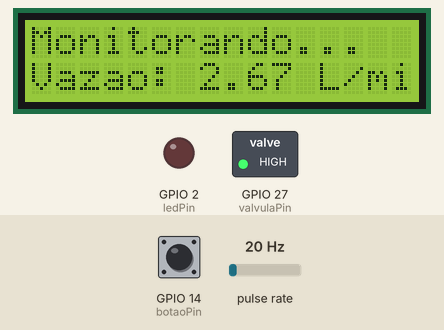
This sketch was run on a simulated ESP32. Parts: 16×2 character LCD, switched loads named in the sketch (green lamp = pin HIGH), output pins drawn as LEDs (lit = HIGH). Wiring (inferred from the names in the program): pulse sensor: data GPIO 18. The inputs (shaded band) are chosen by the test bench; at power-on: GPIO 14 (botaoPin) HIGH, pulse rate 20 Hz. WiFi joins after 1.5 s; servers stay silent unless stated; no MQTT or app messages arrive unless stated; what the sketch prints to the serial monitor is not drawn.

Above: at 2.7 s.
2.8 s: GPIO 14 (botaoPin) pulled LOW for 0.15 s
At 2.87 s:
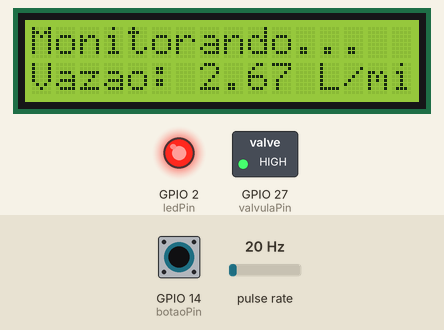
4.4 s: pulse rate (sensor on GPIO 18) set to 4 Hz
At 6.0 s:
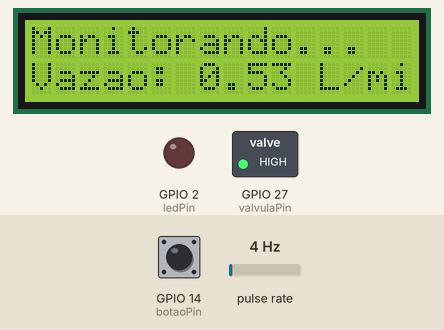
7.1 s: GPIO 14 (botaoPin) pulled LOW for 1 s
At 9.4 s:
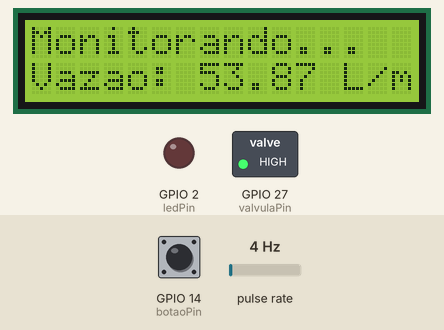
9.6 s: pulse rate (sensor on GPIO 18) set to 50 Hz
At 11.0 s:
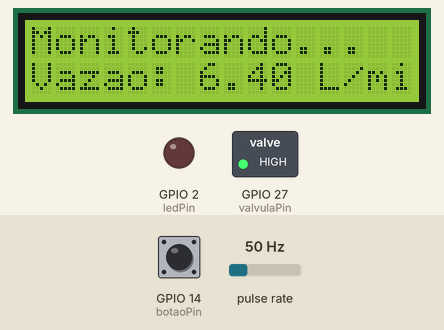
12.6 s: pulse rate (sensor on GPIO 18) set to 100 Hz
At 14.6 s:
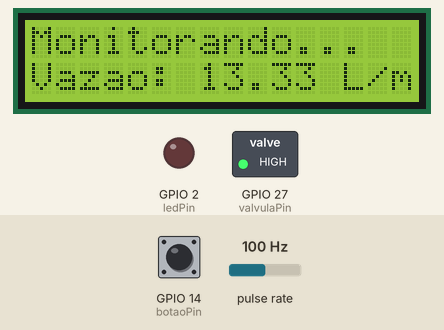
Timing chart, 0 to 16.1 s (numbered marks = the images above; inputs shaded):
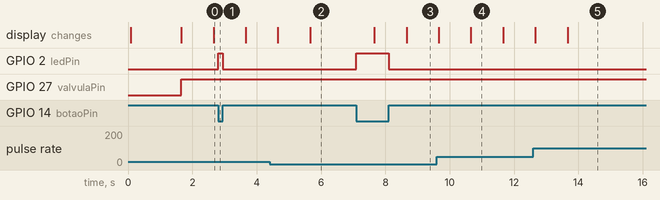

The sketch:

sketch.ino
```cpp
#include <Wire.h>
#include <LiquidCrystal_I2C.h>
#include <WiFi.h>
#include <PubSubClient.h>

// --- PINOS ---
const int sensorPin = 18;
const int valvulaPin = 27;
const int botaoPin = 14; // Pino do botão
const int ledPin = 2;    // LED vai piscar quando botão pressionado

// --- WIFI ---
const char* ssid = "Wokwi-GUEST"; // ou sua rede real
const char* password = "";

// --- MQTT (ThingsBoard) ---
const char* mqtt_server = "mqtt.thingsboard.cloud";
const int mqtt_port = 1883;
const char* access_token = "MEg73gMMl4xkry9nc52N"; // Cole aqui o token do dispositivo

WiFiClient espClient;
PubSubClient client(espClient);

// --- VARIÁVEIS ---
volatile int pulsos = 0;
LiquidCrystal_I2C lcd(0x27, 16, 2);

// --- FUNÇÃO DE INTERRUPÇÃO ---
void IRAM_ATTR contarPulso() {
  pulsos++;
}

// --- WIFI ---
void setupWiFi() {
  delay(10);
  Serial.println();
  Serial.print("Conectando-se ao Wi-Fi: ");
  Serial.println(ssid);

  WiFi.begin(ssid, password);
  while (WiFi.status() != WL_CONNECTED) {
    delay(500);
    Serial.print(".");
  }

  Serial.println("\nConectado ao Wi-Fi");
}

// --- MQTT ---
void reconnect() {
  while (!client.connected()) {
    Serial.print("Conectando ao ThingsBoard...");
    if (client.connect("ESP32Client", access_token, NULL)) {
      Serial.println("conectado!");
    } else {
      Serial.print("falhou. rc=");
      Serial.print(client.state());
      Serial.println(" tentando novamente em 5s");
      delay(5000);
    }
  }
}

void setup() {
  Wire.begin(21, 22);

  pinMode(sensorPin, INPUT_PULLUP);
  pinMode(valvulaPin, OUTPUT);
  pinMode(botaoPin, INPUT_PULLUP); // Botão como entrada
  pinMode(ledPin, OUTPUT);         // LED como saída

  digitalWrite(valvulaPin, LOW);
  digitalWrite(ledPin, LOW);       // LED apagado inicialmente

  attachInterrupt(digitalPinToInterrupt(sensorPin), contarPulso, RISING);

  Serial.begin(115200);

  lcd.begin(16, 2);
  lcd.backlight();
  lcd.setCursor(0, 0);
  lcd.print("Monitorando...");

  setupWiFi();
  client.setServer(mqtt_server, mqtt_port);
}

void loop() {
  if (!client.connected()) {
    reconnect();
  }
  client.loop();

  // LED pisca quando botão for pressionado
  if (digitalRead(botaoPin) == LOW) { // Botão pressionado
    digitalWrite(ledPin, HIGH);       // Acende LED
    contarPulso();                     // Simula pulso
  } else {
    digitalWrite(ledPin, LOW);        // Apaga LED
  }

  static unsigned long ultimaLeitura = 0;
  if (millis() - ultimaLeitura >= 1000) {
    ultimaLeitura = millis();

    float vazao = (pulsos / 7.5); // fórmula do sensor
    pulsos = 0;

    Serial.print("Vazao: ");
    Serial.print(vazao);
    Serial.println(" L/min");

    lcd.setCursor(0, 1);
    lcd.print("Vazao: ");
    lcd.print(vazao);
    lcd.print(" L/min   ");

    // Controle da válvula
    if (vazao > 0) {
      digitalWrite(valvulaPin, HIGH);
    } else {
      digitalWrite(valvulaPin, LOW);
    }

    // Publicar no ThingsBoard como telemetria (JSON)
    String payload = "{\"vazao\": " + String(vazao, 2) + "}";
    client.publish("v1/devices/me/telemetry", payload.c_str());
  }
}
```

Measured:
- after the input at 2.8 s, GPIO 2 (ledPin): LOW → HIGH at once, → LOW 0.15 s later
- after the input at 4.4 s, the display: first changes after 0.26 s (image 2 shows a later state)
- after the input at 7.1 s, GPIO 2 (ledPin): LOW → HIGH at once, → LOW 1.0 s later; the display: first changes after 0.56 s (image 3 shows a later state)
- after the input at 9.6 s, the display: first differs from a run without the input after 1.1 s (image 4)
- after the input at 12.6 s, the display: first changes after 0.06 s (image 5 shows a later state)
- what the display in image 4 shows lasts 1.0 s, from 10.7 s to 11.7 s
